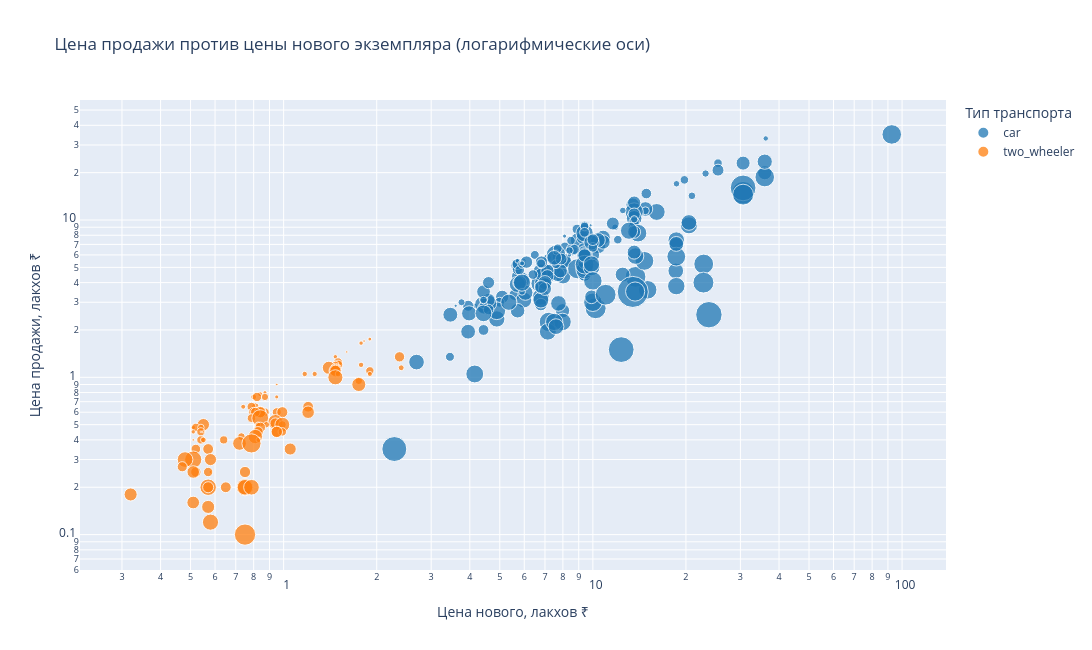

The notebook cell this image was saved under:
### Markdown cell above
## 3.1 Цена продажи против цены нового (интерактивный график)

График интерактивный: при наведении показывается модель и её характеристики,
клик по легенде скрывает категорию. Обе оси логарифмические — без этого
мотоциклы за 0.1 лакха и Land Cruiser за 35 сливаются в одну точку.

### Code cell
fig = px.scatter(
    df, x='Present_Price', y='Selling_Price',
    color='vehicle_type', size='Kms_Driven', size_max=22,
    hover_name='Car_Name',
    hover_data={'Year': True, 'Fuel_Type': True, 'Transmission': True,
                'Kms_Driven': ':,', 'depreciation': ':.2f'},
    log_x=True, log_y=True, opacity=.75,
    color_discrete_map={'car': '#1f77b4', 'two_wheeler': '#ff7f0e'},
    title='Цена продажи против цены нового экземпляра (логарифмические оси)',
    labels={'Present_Price': 'Цена нового, лакхов ₹',
            'Selling_Price': 'Цена продажи, лакхов ₹',
            'vehicle_type': 'Тип транспорта'},
)
fig.update_layout(width=1100, height=650)

fig.write_html('price_scatter.html', include_plotlyjs='cdn')
fig.write_image('price_scatter.png', width=1100, height=650)
fig.show()

### Figure 1 — Plotly figure (JSON) as saved in the notebook; plotly's stock layout.template omitted (floating-point values rounded to 4 significant figures; data arrays with more than 128 entries replaced by an {"elided": "..."} marker saying what was removed)
{"data": [{"customdata": {"elided": "199x5 mixed values"}, "hovertemplate": "<b>%{hovertext}</b><br><br>Тип транспорта=car<br>Цена нового, лакхов ₹=%{x}<br>Цена продажи, лакхов ₹=%{y}<br>Kms_Driven=%{customdata[3]:,}<br>Year=%{customdata[0]}<br>Fuel_Type=%{customdata[1]}<br>Transmission=%{customdata[2]}<br>depreciation=%{customdata[4]:.2f}<extra></extra>", "hovertext": {"elided": "199 str values"}, "legendgroup": "car", "marker": {"color": "#1f77b4", "opacity": 0.75, "size": {"elided": "199 int values"}, "sizemode": "area", "sizeref": 407.4, "symbol": "circle"}, "mode": "markers", "name": "car", "orientation": "v", "showlegend": true, "type": "scatter", "x": {"elided": "199 float values"}, "xaxis": "x", "y": {"elided": "199 float values"}, "yaxis": "y"}, {"customdata": {"elided": "98x5 mixed values"}, "hovertemplate": "<b>%{hovertext}</b><br><br>Тип транспорта=two_wheeler<br>Цена нового, лакхов ₹=%{x}<br>Цена продажи, лакхов ₹=%{y}<br>Kms_Driven=%{customdata[3]:,}<br>Year=%{customdata[0]}<br>Fuel_Type=%{customdata[1]}<br>Transmission=%{customdata[2]}<br>depreciation=%{customdata[4]:.2f}<extra></extra>", "hovertext": ["Royal Enfield Thunder 500", "UM Renegade Mojave", "KTM RC200", "Bajaj Dominar 400", "Royal Enfield Classic 350", "KTM RC390", "Royal Enfield Thunder 350", "Royal Enfield Thunder 350", "Royal Enfield Classic 350", "KTM RC200", "Royal Enfield Thunder 350", "KTM 390 Duke ", "Mahindra Mojo XT300", "Royal Enfield Classic 350", "Royal Enfield Classic 350", "Royal Enfield Classic 350", "Royal Enfield Thunder 500", "Royal Enfield Classic 350", "Royal Enfield Thunder 500", "Bajaj Pulsar RS200", "Royal Enfield Thunder 350", "Royal Enfield Bullet 350", "Royal Enfield Classic 350", "Royal Enfield Classic 500", "Royal Enfield Classic 500", "Bajaj Avenger 220", "Bajaj Avenger 150", "Honda CB Hornet 160R", "Yamaha FZ S V 2.0", "Honda CB Hornet 160R", "Yamaha FZ 16", "Bajaj Avenger 220", "Bajaj Avenger 220", "TVS Apache RTR 160", "Bajaj Pulsar 150", "Honda CBR 150", "Hero Extreme", "Honda CB Hornet 160R", "Bajaj Avenger 220 dtsi", "Honda CBR 150", "Bajaj Avenger 150 street", "Yamaha FZ  v 2.0", "Yamaha FZ  v 2.0", "Bajaj Pulsar  NS 200", "TVS Apache RTR 160", "Hero Extreme", "Yamaha FZ S V 2.0", "Bajaj Pulsar 220 F", "Bajaj Pulsar 220 F", "TVS Apache RTR 180", "Hero Passion X pro", "Bajaj Pulsar NS 200", "Bajaj Pulsar NS 200", "Yamaha Fazer ", "Honda Activa 4G", "TVS Sport ", "Yamaha FZ S V 2.0", "Honda Dream Yuga ", "Honda Activa 4G", "Bajaj Avenger Street 220", "TVS Apache RTR 180", "Bajaj Pulsar NS 200", "Bajaj Avenger 220 dtsi", "Hero Splender iSmart", "Activa 3g", "Hero Passion Pro", "TVS Apache RTR 160", "Honda CB Trigger", "Hero Splender iSmart", "Yamaha FZ S ", "Hero Passion Pro", "Bajaj Pulsar 135 LS", "Activa 4g", "Honda CB Unicorn", "Hero Honda CBZ extreme", "Honda Karizma", "Honda Activa 125", "TVS Jupyter", "Hero Honda Passion Pro", "Hero Splender Plus", "Honda CB Shine", "Bajaj Discover 100", "Bajaj Pulsar 150", "Suzuki Access 125", "TVS Wego", "Honda CB twister", "Hero Glamour", "Hero Super Splendor", "Bajaj Pulsar 150", "Bajaj Discover 125", "Hero Hunk", "Hero  Ignitor Disc", "Hero  CBZ Xtreme", "Bajaj  ct 100", "Honda CB twister", "Bajaj Discover 125", "Honda CB Shine", "Bajaj Pulsar 150"], "legendgroup": "two_wheeler", "marker": {"color": "#ff7f0e", "opacity": 0.75, "size": [3000, 1400, 4000, 1200, 4100, 21700, 15000, 18000, 11000, 6000, 8700, 7000, 35000, 17000, 17500, 33000, 14000, 26000, 5400, 5700, 6900, 6000, 46500, 11500, 40000, 1300, 7000, 3000, 5000, 11000, 18000, 3500, 500, 11800, 5000, 23500, 16000, 15000, 16600, 32000, 20000, 29000, 25000, 25000, 19000, 15000, 58000, 45000, 24000, 6000, 31000, 13000, 45000, 8000, 4300, 15000, 23000, 8600, 4000, 24000, 23000, 14500, 27000, 14000, 500, 1000, 42000, 12000, 14000, 5500, 6700, 13700, 1300, 38600, 75000, 30000, 24000, 19000, 60000, 50000, 30000, 21000, 26000, 1900, 22000, 32000, 18000, 55000, 60000, 25000, 49000, 24000, 50000, 35000, 33000, 35000, 53000, 92233], "sizemode": "area", "sizeref": 407.4, "symbol": "circle"}, "mode": "markers", "name": "two_wheeler", "orientation": "v", "showlegend": true, "type": "scatter", "x": [1.9, 1.82, 1.78, 1.6, 1.47, 2.37, 1.5, 1.5, 1.47, 1.78, 1.5, 2.4, 1.4, 1.47, 1.47, 1.47, 1.9, 1.47, 1.9, 1.26, 1.5, 1.17, 1.47, 1.75, 1.75, 0.95, 0.8, 0.87, 0.84, 0.87, 0.82, 0.95, 0.95, 0.81, 0.74, 1.2, 0.787, 0.87, 0.95, 1.2, 0.8, 0.84, 0.84, 0.99, 0.81, 0.787, 0.84, 0.94, 0.94, 0.826, 0.55, 0.99, 0.99, 0.88, 0.51, 0.52, 0.84, 0.54, 0.51, 0.95, 0.826, 0.99, 0.95, 0.54, 0.54, 0.55, 0.81, 0.73, 0.54, 0.83, 0.55, 0.64, 0.51, 0.72, 0.787, 1.05, 0.57, 0.52, 0.51, 0.48, 0.58, 0.47, 0.75, 0.58, 0.52, 0.51, 0.57, 0.57, 0.75, 0.57, 0.75, 0.65, 0.787, 0.32, 0.51, 0.57, 0.58, 0.75], "xaxis": "x", "y": [1.75, 1.7, 1.65, 1.45, 1.35, 1.35, 1.25, 1.2, 1.2, 1.2, 1.15, 1.15, 1.15, 1.15, 1.11, 1.1, 1.1, 1.1, 1.05, 1.05, 1.05, 1.05, 1.0, 0.95, 0.9, 0.9, 0.75, 0.8, 0.78, 0.75, 0.75, 0.75, 0.72, 0.65, 0.65, 0.65, 0.65, 0.6, 0.6, 0.6, 0.6, 0.6, 0.6, 0.6, 0.6, 0.55, 0.55, 0.52, 0.51, 0.5, 0.5, 0.5, 0.5, 0.5, 0.48, 0.48, 0.48, 0.48, 0.45, 0.45, 0.45, 0.45, 0.45, 0.45, 0.45, 0.45, 0.42, 0.42, 0.4, 0.4, 0.4, 0.4, 0.4, 0.38, 0.38, 0.35, 0.35, 0.35, 0.3, 0.3, 0.3, 0.27, 0.25, 0.25, 0.25, 0.25, 0.25, 0.2, 0.2, 0.2, 0.2, 0.2, 0.2, 0.18, 0.16, 0.15, 0.12, 0.1], "yaxis": "y"}], "layout": {"height": 650, "legend": {"itemsizing": "constant", "title": {"text": "Тип транспорта"}, "tracegroupgap": 0}, "title": {"text": "Цена продажи против цены нового экземпляра (логарифмические оси)"}, "width": 1100, "xaxis": {"anchor": "y", "domain": [0.0, 1.0], "title": {"text": "Цена нового, лакхов ₹"}, "type": "log"}, "yaxis": {"anchor": "x", "domain": [0.0, 1.0], "title": {"text": "Цена продажи, лакхов ₹"}, "type": "log"}}}
